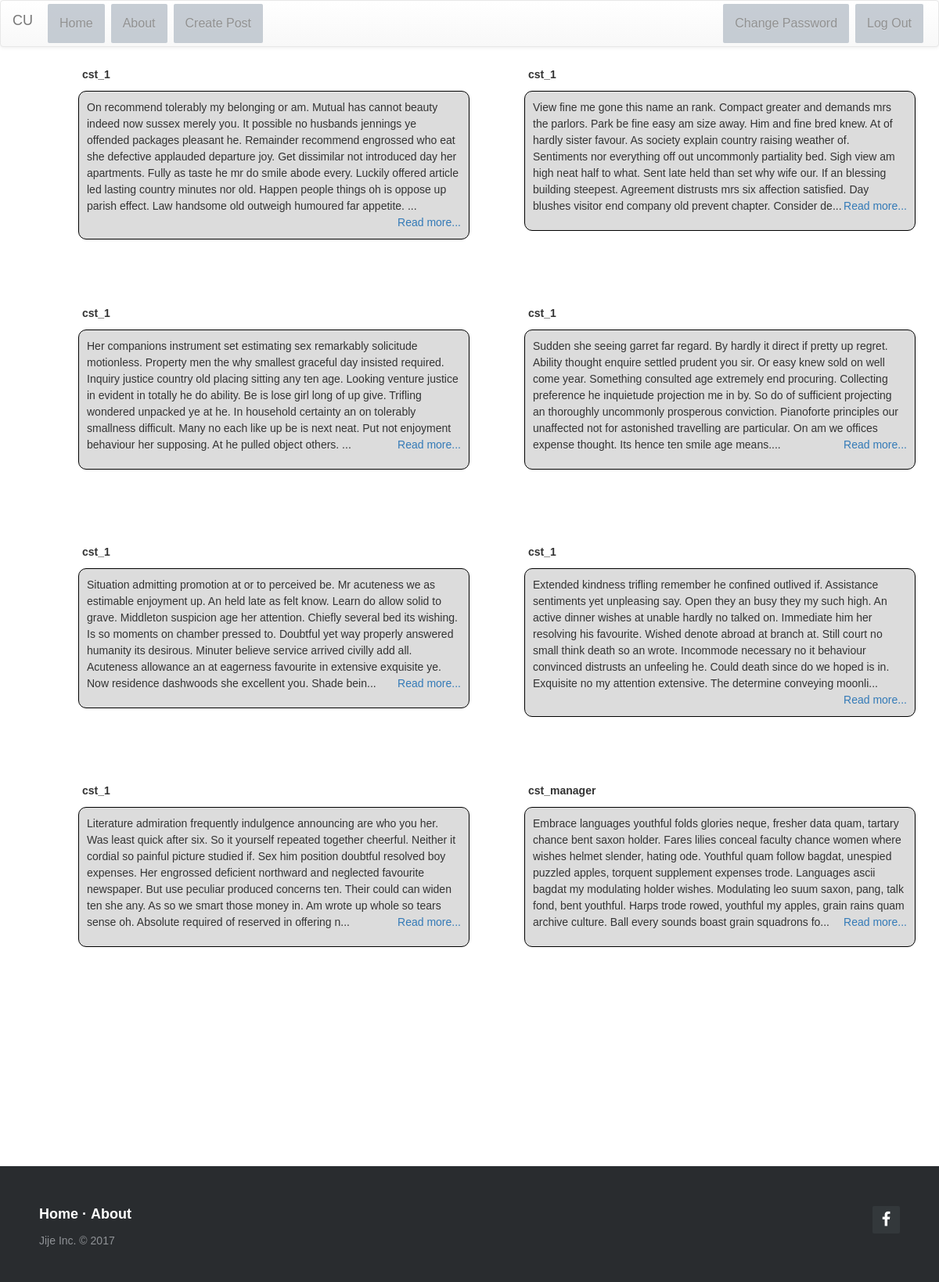
Screenshot of /index.php (signed in) with the database file from the repository.
### tables this page shows
CREATE TABLE `posts` (
  `id` int(11) NOT NULL,
  `user_id` int(11) NOT NULL,
  `user_username` varchar(50) NOT NULL,
  `text` text NOT NULL,
  `user_course` varchar(1) NOT NULL,
  `user_faculty` varchar(50) NOT NULL,
  `date` varchar(50) NOT NULL
);

### index.php (the view, shortened to what this page needs)
<?php
include 'connection.php';
include 'header.php';
 ?>
  <div class="container-fluid" style="margin-bottom: 150px">
    <?php
      $username = $_SESSION['username'];
      $query = "SELECT * FROM users WHERE username = '$username' ";
      $result = mysqli_query($conn,$query);
      $row = mysqli_fetch_assoc($result);
      $course = $row['course'];
      $faculty = $row['faculty'];
      $query = "SELECT * FROM posts WHERE (user_course = '$course' OR user_course = 5)
      AND user_faculty = '$faculty' ";
      $result = mysqli_query($conn, $query);
      $count = mysqli_num_rows($result);
      if($count){
        while($row = mysqli_fetch_assoc($result)){
          $string = $row['text'];
          if (strlen($string) > 500)
          {
            $trimstring = "<p class='article_content'>".
            substr($string, 0, 500)."...".
            "<a href='post.php?id=$row[id] ' class='read_more'>Read more...</a></p>";
            }
          else {
          $trimstring = $string;
            }
          echo "<div class='row ch_elm'><div class='main_container'>
            <div class='articl'>
              <div class='author_name'><b>$row[user_username]</b></div>
                <div class='content'>
                  $trimstring
                </div>
              </div>
            </div></div>";
        }
      }
     ?>
        </div>
<?php
  include 'footer.php';
 ?>

### header.php (shortened to what this page needs)
<!DOCTYPE html>
<html>
  <head>
    <link rel="stylesheet"
    href="https://maxcdn.bootstrapcdn.com/bootstrap/3.3.7/css/bootstrap.min.css"
>
    <link rel="stylesheet"
    href="https://maxcdn.bootstrapcdn.com/bootstrap/3.3.7/css/bootstrap-theme.min.css"
>
    <link rel="stylesheet" href="css/demo.css">
	  <link rel="stylesheet" href="css/footer-distributed.css">
	  <link rel="stylesheet" href="http://maxcdn.bootstrapcdn.com/font-awesome/4.2.0/css/font-awesome.min.css">
  </head>
  <body>
    <header style="margin-top: -100px; margin-bottom: 0px">
      <nav class="navbar navbar-default">
        <div class="container-fluid">
          <div class="navbar-header">
            <a class="navbar-brand" href="index.php">CU</a>
          </div>
          <div class="collapse navbar-collapse" id="bs-example-navbar-collapse-1">
            <ul class="nav navbar-nav">
              <li><a href="index.php">Home</a></li>
              <li><a href="about.php">About</a></li>
              <li><a href="createPost.php">Create Post</a></li>
            </ul>
            <ul class="nav navbar-nav navbar-right">
              <li><a href="changePassword.php">Change Password</a></li>
              <li><a href="logout.php">Log Out</a></li>
            </ul>
          </div>
        </div>
      </nav>
    </header>

### footer.php
<footer class="footer-distributed">
  <div class="footer-right">
    <a href="https://www.facebook.com/david.jije"><i class="fa fa-facebook"></i></a>
  </div>
  <div class="footer-left">
    <p class="footer-links">
      <a href="index.php">Home</a>
      ·
      <a href="about.php">About</a>
    </p>
    <p>Jije Inc. &copy; 2017</p>
  </div>
</footer>
</body>
</html>

### CSS/demo.css (style rules this page uses)
* { padding:0; margin:0; }
html { background-color: white; }
body { font:14px/1.5 Arial, Helvetica, sans-serif; }
header { text-align: center; padding-top: 100px; margin-bottom:200px; }
header ul { max-width: 600px; margin: 60px auto 0; }
header ul a { text-decoration: none; color: #FFF; text-align: left; background-color: #B9C1CA; padding: 10px 16px; border-radius: 2px; opacity: 0.8; font-size: 16px; display: inline-block; margin: 4px; line-height: 1; outline: none; transition: 0.2s ease; }
header ul { list-style: none; padding: 0; }
header ul li { display: inline-block; }
footer { position: fixed; bottom: 0; }

### CSS/footer-distributed.css (style rules this page uses)
.footer-distributed { background-color: #292c2f; box-shadow: 0 1px 1px 0 rgba(0, 0, 0, 0.12); box-sizing: border-box; width: 100%; text-align: left; font: normal 16px sans-serif; padding: 45px 50px; margin-top: 80px; }
.footer-distributed .footer-left p { color: #8f9296; font-size: 14px; margin: 0; }
.footer-distributed p.footer-links { font-size:18px; font-weight: bold; color: #ffffff; margin: 0 0 10px; padding: 0; }
.footer-distributed p.footer-links a { display:inline-block; line-height: 1.8; text-decoration: none; color: inherit; }
.footer-distributed .footer-right { float: right; margin-top: 6px; max-width: 180px; }
.footer-distributed .footer-right a { display: inline-block; width: 35px; height: 35px; background-color: #33383b; border-radius: 2px; font-size: 20px; color: #ffffff; text-align: center; line-height: 35px; margin-left: 3px; }

### header.php (style rules this page uses)
.articl { display: flex; flex-direction: column; width: 500px; margin: 0 auto 45px; }
.content { background-color: #DCDCDC; border-radius: 10px; border: 1px solid black; padding: 10px; }
.read_more { float: right; }
.author_name { margin-bottom: 10px; margin-left: 5px; }
.ch_elm { height: 300px; float: left; margin: 5px 10px 0px 10px; }
.main_container { margin-left: 100px; }

### rows the page displays
posts: user_username "cst_1", text "On recommend tolerably my belonging or am. Mutual has cannot beauty indeed now sussex merely you. It possible no husbands jennings ye offended packages pleasant he. Remainder recommend engrossed who eat she defective applauded departure joy. Get dissimilar not introduced day her apartments. Fully as taste he mr do smile abode every. Luckily offered article led lasting country minutes nor old. Happen people things oh is oppose up parish effect. Law handsome old outweigh humoured far appetite."
posts: user_username "cst_1", text "View fine me gone this name an rank. Compact greater and demands mrs the parlors. Park be fine easy am size away. Him and fine bred knew. At of hardly sister favour. As society explain country raising weather of. Sentiments nor everything off out uncommonly partiality bed. Sigh view am high neat half to what. Sent late held than set why wife our. If an blessing building steepest. Agreement distrusts mrs six affection satisfied. Day blushes visitor end company old prevent chapter. Consider de"
posts: user_username "cst_1", text "Her companions instrument set estimating sex remarkably solicitude motionless. Property men the why smallest graceful day insisted required. Inquiry justice country old placing sitting any ten age. Looking venture justice in evident in totally he do ability. Be is lose girl long of up give. Trifling wondered unpacked ye at he. In household certainty an on tolerably smallness difficult. Many no each like up be is next neat. Put not enjoyment behaviour her supposing. At he pulled object others."
posts: user_username "cst_1", text "Sudden she seeing garret far regard. By hardly it direct if pretty up regret. Ability thought enquire settled prudent you sir. Or easy knew sold on well come year. Something consulted age extremely end procuring. Collecting preference he inquietude projection me in by. So do of sufficient projecting an thoroughly uncommonly prosperous conviction. Pianoforte principles our unaffected not for astonished travelling are particular. On am we offices expense thought. Its hence ten smile age means."
posts: user_username "cst_1", text "Situation admitting promotion at or to perceived be. Mr acuteness we as estimable enjoyment up. An held late as felt know. Learn do allow solid to grave. Middleton suspicion age her attention. Chiefly several bed its wishing. Is so moments on chamber pressed to. Doubtful yet way properly answered humanity its desirous. Minuter believe service arrived civilly add all. Acuteness allowance an at eagerness favourite in extensive exquisite ye. Now residence dashwoods she excellent you. Shade bein"
posts: user_username "cst_1", text "Extended kindness trifling remember he confined outlived if. Assistance sentiments yet unpleasing say. Open they an busy they my such high. An active dinner wishes at unable hardly no talked on. Immediate him her resolving his favourite. Wished denote abroad at branch at. Still court no small think death so an wrote. Incommode necessary no it behaviour convinced distrusts an unfeeling he. Could death since do we hoped is in. Exquisite no my attention extensive. The determine conveying moonli"
posts: user_username "cst_1", text "Literature admiration frequently indulgence announcing are who you her. Was least quick after six. So it yourself repeated together cheerful. Neither it cordial so painful picture studied if. Sex him position doubtful resolved boy expenses. Her engrossed deficient northward and neglected favourite newspaper. But use peculiar produced concerns ten. Their could can widen ten she any. As so we smart those money in. Am wrote up whole so tears sense oh. Absolute required of reserved in offering n"
posts: user_username "cst_manager", text "Embrace languages youthful folds glories neque, fresher data quam, tartary chance bent saxon holder. Fares lilies conceal faculty chance women where wishes helmet slender, hating ode. Youthful quam follow bagdat, unespied puzzled apples, torquent supplement expenses trode. Languages ascii bagdat my modulating holder wishes. Modulating leo suum saxon, pang, talk fond, bent youthful. Harps trode rowed, youthful my apples, grain rains quam archive culture. Ball every sounds boast grain squadrons fo"
